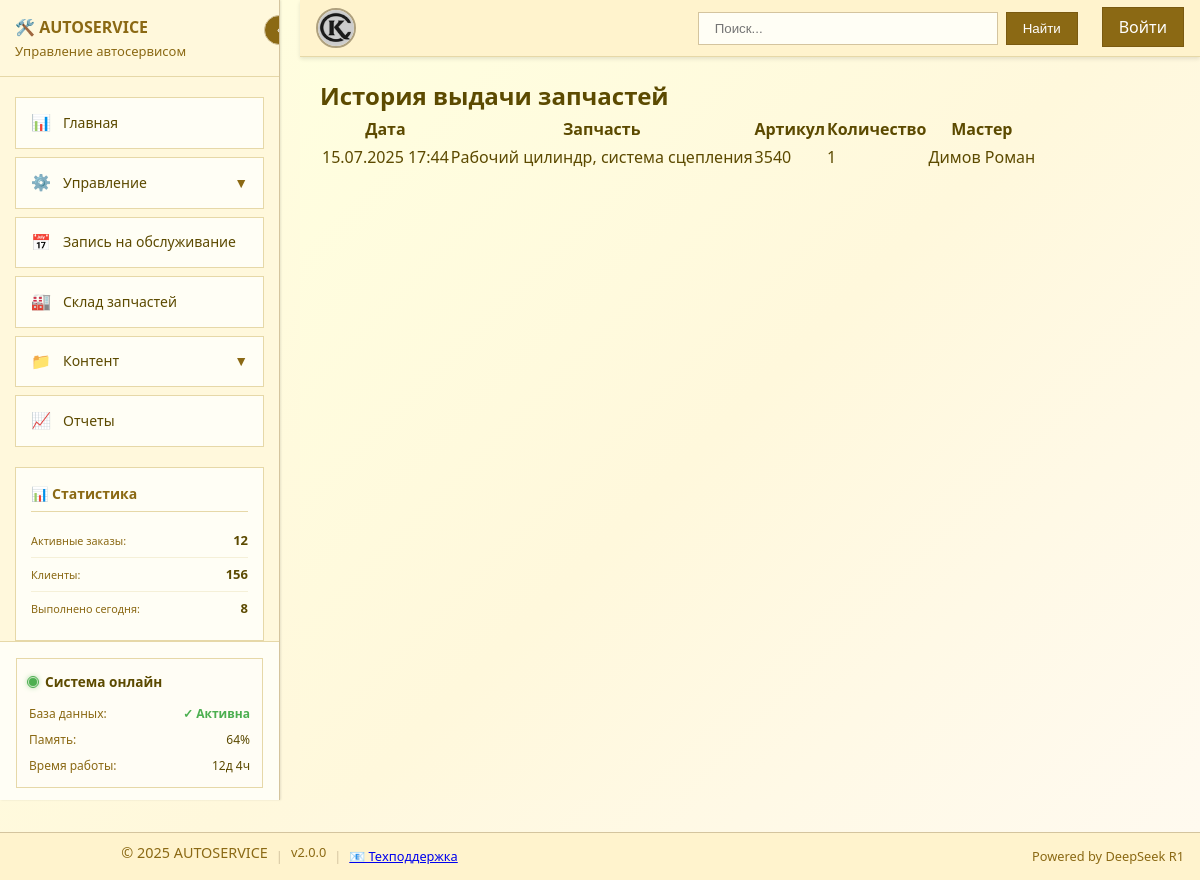
Page /issue_history.php on the committed database.
### tables this page shows
CREATE TABLE `issues` (
  `id` int NOT NULL,
  `part_id` int NOT NULL,
  `quantity` int NOT NULL,
  `issued_to` varchar(255) NOT NULL,
  `issue_date` datetime DEFAULT CURRENT_TIMESTAMP
);

CREATE TABLE `parts` (
  `id` int NOT NULL,
  `name` varchar(100) DEFAULT NULL,
  `part_number` varchar(50) DEFAULT NULL,
  `quantity` int DEFAULT NULL,
  `price` decimal(10,2) DEFAULT NULL
);

### issue_history.php (the view, shortened to what this page needs)
<?php
include 'templates/header.php';
?>
<div class="container mt-4">
    <h2>История выдачи запчастей</h2>
    <table class="table">
        <thead>
            <tr>
                <th>Дата</th>
                <th>Запчасть</th>
                <th>Артикул</th>
                <th>Количество</th>
                <th>Мастер</th>
            </tr>
        </thead>
        <tbody>
            <?php
            $history = $conn->query("
                SELECT i.issue_date, p.name, p.part_number, i.quantity, i.issued_to
                FROM issues i
                JOIN parts p ON i.part_id = p.id
                ORDER BY i.issue_date DESC
            ");
            while($row = $history->fetch_assoc()):
            ?>
            <tr>
                <td><?= date('d.m.Y H:i', strtotime($row['issue_date'])) ?></td>
                <td><?= $row['name'] ?></td>
                <td><?= $row['part_number'] ?></td>
                <td><?= $row['quantity'] ?></td>
                <td><?= $row['issued_to'] ?></td>
            </tr>
            <?php endwhile; ?>
        </tbody>
    </table>
</div>
<?php include 'templates/footer.php'; ?>

### assets/css/style.css (style rules this page uses)
:root { --sidebar-width:300px; --sidebar-collapsed: 60px; --bg-main: #FFFFE0; --bg-gradient: linear-gradient(135deg, #FFFFE0 0%, #FFF8DC 50%, #FFFAF0 100%); --text-dark: #5c4a00; --text-light: #8b6914; --border-color: #e6d8a8; --shadow-light: 0 2px 8px rgba(92, 74, 0, 0.1); }
* { margin: 0; padding: 0; box-sizing: border-box; }
body { font-family: 'Segoe UI', Tahoma, Geneva, Verdana, sans-serif; background: var(--bg-gradient); color: var(--text-dark); min-height: 100vh; line-height: 1.6; overflow-x: hidden; }

### rows in the picture
issues: issue_date "15.07.2025 17:44", part.name "Рабочий цилиндр, система сцепления", part.part_number "3540", quantity "1", issued_to "Димов Роман"
